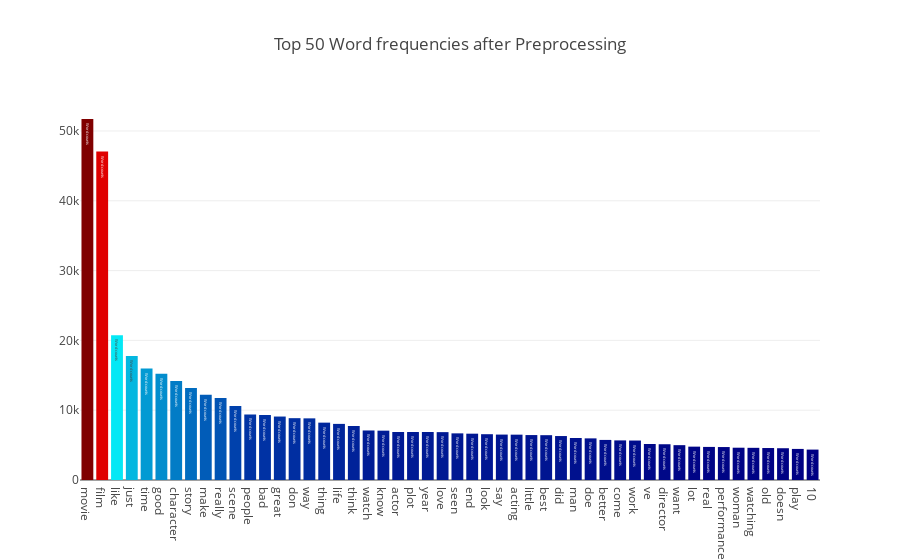

The notebook cell saved with this chart:
### Markdown cell above
### Most common words on Movie Reviews

This code is copied from [Anisotropic](https://www.kaggle.com/arthurtok) and his excellent [kernel](https://www.kaggle.com/arthurtok/spooky-nlp-and-topic-modelling-tutorial)

### Code cell
feature_names = tf_vectorizer.get_feature_names()
count_vec = np.asarray(tf.sum(axis=0)).ravel()
zipped = list(zip(feature_names, count_vec))
x, y = (list(x) for x in zip(*sorted(zipped, key=lambda x: x[1], reverse=True)))

# Now I want to extract out on the top 15 and bottom 15 words
Y = np.concatenate([y[0:15], y[-16:-1]])
X = np.concatenate([x[0:15], x[-16:-1]])

# Plotting the Plot.ly plot for the Top 50 word frequencies
data = [go.Bar(
            x = x[0:50],
            y = y[0:50],
            marker= dict(colorscale='Jet',
                         color = y[0:50]
                        ),
            text='Word counts'
    )]

layout = go.Layout(
    title='Top 50 Word frequencies after Preprocessing'
)

fig = go.Figure(data=data, layout=layout)
iplot(fig)

### Figure 1 — Plotly figure (JSON) as saved in the notebook; plotly's stock layout.template omitted (floating-point values rounded to 4 significant figures)
{"data": [{"marker": {"color": [51715, 47050, 20747, 17774, 15966, 15204, 14183, 13173, 12229, 11739, 10596, 9387, 9309, 9091, 8858, 8830, 8217, 8038, 7735, 7095, 7068, 6877, 6874, 6874, 6858, 6681, 6635, 6561, 6506, 6495, 6438, 6420, 6297, 6016, 5964, 5742, 5673, 5653, 5159, 5123, 4991, 4779, 4739, 4720, 4625, 4608, 4580, 4551, 4452, 4357], "colorscale": "Jet"}, "text": "Word counts", "type": "bar", "x": ["movie", "film", "like", "just", "time", "good", "character", "story", "make", "really", "scene", "people", "bad", "great", "don", "way", "thing", "life", "think", "watch", "know", "actor", "plot", "year", "love", "seen", "end", "look", "say", "acting", "little", "best", "did", "man", "doe", "better", "come", "work", "ve", "director", "want", "lot", "real", "performance", "woman", "watching", "old", "doesn", "play", "10"], "y": [51715, 47050, 20747, 17774, 15966, 15204, 14183, 13173, 12229, 11739, 10596, 9387, 9309, 9091, 8858, 8830, 8217, 8038, 7735, 7095, 7068, 6877, 6874, 6874, 6858, 6681, 6635, 6561, 6506, 6495, 6438, 6420, 6297, 6016, 5964, 5742, 5673, 5653, 5159, 5123, 4991, 4779, 4739, 4720, 4625, 4608, 4580, 4551, 4452, 4357]}], "layout": {"title": "Top 50 Word frequencies after Preprocessing"}}
